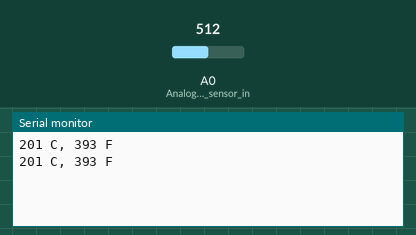
Bench run of a sketch on a simulated Arduino Uno, built with avr-gcc and run on an emulated ATmega328P. Parts: the last lines printed to the serial monitor. The inputs (shaded band) are chosen by the test bench; at power-on: A0 (Analog_pin_for_sensor_in) = 512.

Above: at 1.8 s.
1.9 s: A0 (Analog_pin_for_sensor_in) set to 716
At 2.8 s:
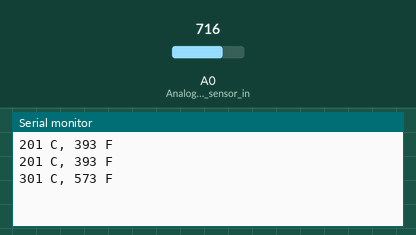
3.4 s: A0 (Analog_pin_for_sensor_in) set to 900
At 4.8 s:
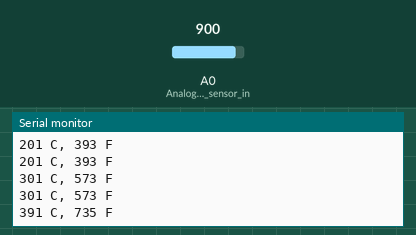
Timing chart, 0 to 6.4 s (numbered marks = the images above; inputs shaded):
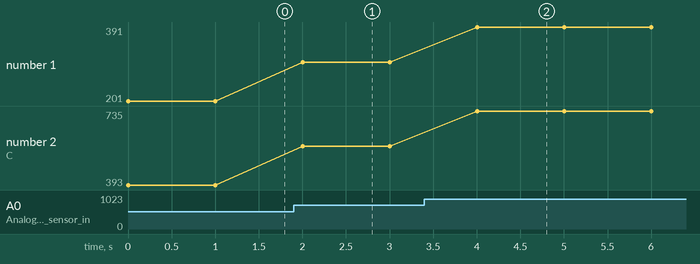

Measured:
- after the input at 1.9 s, the serial monitor: prints a new line after 0.10 s (image 1)
- after the input at 3.4 s, the serial monitor: prints a new line after 0.60 s (image 2)
- plotted number 1: 201 → 301 after the input at 1.9 s, 301 → 391 after the input at 3.4 s
- plotted number 2: 393 → 573 after the input at 1.9 s, 573 → 735 after the input at 3.4 s

The sketch:

Temp_sensor_interfacing_with_Arduino-code.ino
```cpp
int baselineTemp = 0; //base temperature value for C to F conversion

int celsius = 0;  //celcuis values

int fahrenheit = 0;  //fahrenheit values

void setup()
{
  pinMode(A0, INPUT); //Analog pin for sensor in tinkercad only.
  //for DHT11 sensor, use any digital pin, to record temperatures.
  Serial.begin(9600); //initialize serial communication at 9600 baud rate

}

void loop()
{
  // set threshold temperature to activate LEDs
  baselineTemp = 40;
  // measure temperature in Celsius
  celsius = map(((analogRead(A0) - 20) * 3.04), 0, 1023, -40, 125);
  // convert to Fahrenheit
  fahrenheit = ((celsius * 9) / 5 + 32);
  Serial.print(celsius);
  Serial.print(" C, ");
  Serial.print(fahrenheit);
  Serial.println(" F");

  delay(1000); // Wait for 1000 millisecond(s)
}
```
